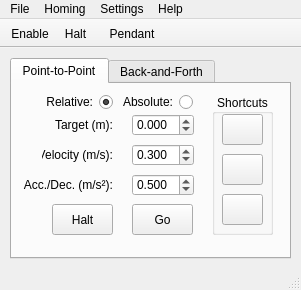
<?xml version="1.0" encoding="UTF-8"?>
<ui version="4.0">
 <class>MainWindow</class>
 <widget class="QMainWindow" name="MainWindow">
  <property name="windowModality">
   <enum>Qt::NonModal</enum>
  </property>
  <property name="geometry">
   <rect>
    <x>0</x>
    <y>0</y>
    <width>301</width>
    <height>290</height>
   </rect>
  </property>
  <property name="sizePolicy">
   <sizepolicy hsizetype="Fixed" vsizetype="Fixed">
    <horstretch>0</horstretch>
    <verstretch>0</verstretch>
   </sizepolicy>
  </property>
  <property name="windowTitle">
   <string>Tow</string>
  </property>
  <property name="windowIcon">
   <iconset resource="icons/tow_resources.qrc">
    <normaloff>:/icons/tow_icon.svg</normaloff>:/icons/tow_icon.svg</iconset>
  </property>
  <property name="animated">
   <bool>true</bool>
  </property>
  <widget class="QWidget" name="centralWidget">
   <widget class="QDockWidget" name="dock_jog">
    <property name="enabled">
     <bool>true</bool>
    </property>
    <property name="geometry">
     <rect>
      <x>30</x>
      <y>320</y>
      <width>231</width>
      <height>71</height>
     </rect>
    </property>
    <property name="floating">
     <bool>false</bool>
    </property>
    <property name="features">
     <set>QDockWidget::NoDockWidgetFeatures</set>
    </property>
    <property name="allowedAreas">
     <set>Qt::BottomDockWidgetArea</set>
    </property>
    <property name="windowTitle">
     <string>Jog Motion</string>
    </property>
    <widget class="QWidget" name="dockWidgetContents">
     <widget class="QPushButton" name="pbJogPendant">
      <property name="geometry">
       <rect>
        <x>10</x>
        <y>10</y>
        <width>75</width>
        <height>31</height>
       </rect>
      </property>
      <property name="text">
       <string>Pendant</string>
      </property>
      <property name="checkable">
       <bool>true</bool>
      </property>
     </widget>
     <widget class="QPushButton" name="pbJogPlus">
      <property name="geometry">
       <rect>
        <x>110</x>
        <y>10</y>
        <width>51</width>
        <height>31</height>
       </rect>
      </property>
      <property name="toolTip">
       <string>Jog Left</string>
      </property>
      <property name="text">
       <string/>
      </property>
      <property name="icon">
       <iconset resource="icons/tow_resources.qrc">
        <normaloff>:/icons/back.png</normaloff>:/icons/back.png</iconset>
      </property>
      <property name="iconSize">
       <size>
        <width>24</width>
        <height>24</height>
       </size>
      </property>
     </widget>
     <widget class="QPushButton" name="pbJogMinus">
      <property name="geometry">
       <rect>
        <x>170</x>
        <y>10</y>
        <width>51</width>
        <height>31</height>
       </rect>
      </property>
      <property name="toolTip">
       <string>Jog Right</string>
      </property>
      <property name="icon">
       <iconset resource="icons/tow_resources.qrc">
        <normaloff>:/icons/forward.png</normaloff>:/icons/forward.png</iconset>
      </property>
      <property name="iconSize">
       <size>
        <width>24</width>
        <height>24</height>
       </size>
      </property>
     </widget>
    </widget>
   </widget>
   <widget class="QTabWidget" name="tabWidgetMode">
    <property name="geometry">
     <rect>
      <x>10</x>
      <y>10</y>
      <width>281</width>
      <height>201</height>
     </rect>
    </property>
    <property name="currentIndex">
     <number>0</number>
    </property>
    <widget class="QWidget" name="ptp">
     <attribute name="title">
      <string>Point-to-Point</string>
     </attribute>
     <widget class="QDoubleSpinBox" name="accSpinBox">
      <property name="geometry">
       <rect>
        <x>120</x>
        <y>90</y>
        <width>62</width>
        <height>22</height>
       </rect>
      </property>
      <property name="decimals">
       <number>3</number>
      </property>
      <property name="maximum">
       <double>2.000000000000000</double>
      </property>
      <property name="singleStep">
       <double>0.100000000000000</double>
      </property>
      <property name="value">
       <double>0.500000000000000</double>
      </property>
     </widget>
     <widget class="QPushButton" name="pbGo">
      <property name="geometry">
       <rect>
        <x>120</x>
        <y>120</y>
        <width>61</width>
        <height>31</height>
       </rect>
      </property>
      <property name="toolTip">
       <string>Go (Ctrl+Enter)</string>
      </property>
      <property name="text">
       <string>Go</string>
      </property>
      <property name="icon">
       <iconset resource="icons/tow_resources.qrc">
        <normaloff>:/icons/next.png</normaloff>:/icons/next.png</iconset>
      </property>
      <property name="iconSize">
       <size>
        <width>21</width>
        <height>21</height>
       </size>
      </property>
      <property name="shortcut">
       <string>Ctrl+Return</string>
      </property>
      <property name="checkable">
       <bool>false</bool>
      </property>
      <property name="autoDefault">
       <bool>false</bool>
      </property>
      <property name="default">
       <bool>false</bool>
      </property>
      <property name="flat">
       <bool>false</bool>
      </property>
     </widget>
     <widget class="QRadioButton" name="rbAbsolute">
      <property name="geometry">
       <rect>
        <x>110</x>
        <y>10</y>
        <width>71</width>
        <height>16</height>
       </rect>
      </property>
      <property name="layoutDirection">
       <enum>Qt::RightToLeft</enum>
      </property>
      <property name="text">
       <string>Absolute:</string>
      </property>
      <property name="checked">
       <bool>false</bool>
      </property>
     </widget>
     <widget class="QPushButton" name="pbHalt">
      <property name="geometry">
       <rect>
        <x>40</x>
        <y>120</y>
        <width>61</width>
        <height>31</height>
       </rect>
      </property>
      <property name="toolTip">
       <string>Halt Axis (Ctrl+Backspace)</string>
      </property>
      <property name="text">
       <string>Halt</string>
      </property>
      <property name="icon">
       <iconset resource="icons/tow_resources.qrc">
        <normaloff>:/icons/agt_stop.png</normaloff>:/icons/agt_stop.png</iconset>
      </property>
      <property name="iconSize">
       <size>
        <width>20</width>
        <height>20</height>
       </size>
      </property>
     </widget>
     <widget class="QLabel" name="label_3">
      <property name="geometry">
       <rect>
        <x>30</x>
        <y>60</y>
        <width>71</width>
        <height>21</height>
       </rect>
      </property>
      <property name="text">
       <string>Velocity (m/s):</string>
      </property>
      <property name="alignment">
       <set>Qt::AlignRight|Qt::AlignTrailing|Qt::AlignVCenter</set>
      </property>
     </widget>
     <widget class="QLabel" name="label_4">
      <property name="geometry">
       <rect>
        <x>10</x>
        <y>90</y>
        <width>91</width>
        <height>21</height>
       </rect>
      </property>
      <property name="text">
       <string>Acc./Dec. (m/s²):</string>
      </property>
      <property name="alignment">
       <set>Qt::AlignRight|Qt::AlignTrailing|Qt::AlignVCenter</set>
      </property>
     </widget>
     <widget class="QDoubleSpinBox" name="posSpinBox">
      <property name="geometry">
       <rect>
        <x>120</x>
        <y>30</y>
        <width>62</width>
        <height>22</height>
       </rect>
      </property>
      <property name="wrapping">
       <bool>false</bool>
      </property>
      <property name="decimals">
       <number>3</number>
      </property>
      <property name="minimum">
       <double>-26.100000000000001</double>
      </property>
      <property name="maximum">
       <double>26.100000000000001</double>
      </property>
      <property name="singleStep">
       <double>0.100000000000000</double>
      </property>
     </widget>
     <widget class="QDoubleSpinBox" name="velSpinBox">
      <property name="geometry">
       <rect>
        <x>120</x>
        <y>60</y>
        <width>62</width>
        <height>22</height>
       </rect>
      </property>
      <property name="decimals">
       <number>3</number>
      </property>
      <property name="maximum">
       <double>3.000000000000000</double>
      </property>
      <property name="singleStep">
       <double>0.100000000000000</double>
      </property>
      <property name="value">
       <double>0.300000000000000</double>
      </property>
     </widget>
     <widget class="QGroupBox" name="groupBox_shortcuts">
      <property name="geometry">
       <rect>
        <x>200</x>
        <y>10</y>
        <width>61</width>
        <height>141</height>
       </rect>
      </property>
      <property name="title">
       <string>Shortcuts</string>
      </property>
      <property name="alignment">
       <set>Qt::AlignCenter</set>
      </property>
      <widget class="QPushButton" name="pbGoRightLimit">
       <property name="geometry">
        <rect>
         <x>10</x>
         <y>100</y>
         <width>41</width>
         <height>31</height>
        </rect>
       </property>
       <property name="toolTip">
        <string>Go to Right Limit</string>
       </property>
       <property name="icon">
        <iconset resource="icons/tow_resources.qrc">
         <normaloff>:/icons/go-last.png</normaloff>:/icons/go-last.png</iconset>
       </property>
       <property name="iconSize">
        <size>
         <width>22</width>
         <height>22</height>
        </size>
       </property>
      </widget>
      <widget class="QPushButton" name="pbGoPlatform">
       <property name="geometry">
        <rect>
         <x>10</x>
         <y>20</y>
         <width>41</width>
         <height>31</height>
        </rect>
       </property>
       <property name="toolTip">
        <string>Go to Platform</string>
       </property>
       <property name="text">
        <string/>
       </property>
       <property name="icon">
        <iconset resource="icons/tow_resources.qrc">
         <normaloff>:/icons/go-home.png</normaloff>:/icons/go-home.png</iconset>
       </property>
       <property name="iconSize">
        <size>
         <width>22</width>
         <height>22</height>
        </size>
       </property>
      </widget>
      <widget class="QPushButton" name="pbGoLeftLimit">
       <property name="geometry">
        <rect>
         <x>10</x>
         <y>60</y>
         <width>41</width>
         <height>31</height>
        </rect>
       </property>
       <property name="toolTip">
        <string>Go to Left Limit</string>
       </property>
       <property name="icon">
        <iconset resource="icons/tow_resources.qrc">
         <normaloff>:/icons/go-first.png</normaloff>:/icons/go-first.png</iconset>
       </property>
       <property name="iconSize">
        <size>
         <width>22</width>
         <height>22</height>
        </size>
       </property>
      </widget>
     </widget>
     <widget class="QRadioButton" name="rbRelative">
      <property name="geometry">
       <rect>
        <x>30</x>
        <y>10</y>
        <width>71</width>
        <height>16</height>
       </rect>
      </property>
      <property name="layoutDirection">
       <enum>Qt::RightToLeft</enum>
      </property>
      <property name="text">
       <string>Relative:</string>
      </property>
      <property name="checked">
       <bool>true</bool>
      </property>
     </widget>
     <widget class="QLabel" name="label_2">
      <property name="geometry">
       <rect>
        <x>40</x>
        <y>30</y>
        <width>61</width>
        <height>21</height>
       </rect>
      </property>
      <property name="layoutDirection">
       <enum>Qt::LeftToRight</enum>
      </property>
      <property name="text">
       <string>Target (m):</string>
      </property>
      <property name="alignment">
       <set>Qt::AlignRight|Qt::AlignTrailing|Qt::AlignVCenter</set>
      </property>
     </widget>
    </widget>
    <widget class="QWidget" name="tab_2">
     <attribute name="title">
      <string>Back-and-Forth</string>
     </attribute>
    </widget>
   </widget>
  </widget>
  <widget class="QMenuBar" name="menuBar">
   <property name="geometry">
    <rect>
     <x>0</x>
     <y>0</y>
     <width>301</width>
     <height>21</height>
    </rect>
   </property>
   <widget class="QMenu" name="menuOptions">
    <property name="title">
     <string>Settings</string>
    </property>
    <widget class="QMenu" name="menuTraverse_Offset">
     <property name="contextMenuPolicy">
      <enum>Qt::PreventContextMenu</enum>
     </property>
     <property name="acceptDrops">
      <bool>true</bool>
     </property>
     <property name="title">
      <string>Traverse Offset</string>
     </property>
     <addaction name="traverseOff"/>
     <addaction name="traverse1m"/>
     <addaction name="traverse2m"/>
     <addaction name="traverse3m"/>
     <addaction name="traverse4m"/>
     <addaction name="traverseCustom"/>
    </widget>
    <widget class="QMenu" name="menuAutomatic_Tweet">
     <property name="title">
      <string>Automatic Tweeting</string>
     </property>
     <addaction name="actionTweet_On_PTP"/>
     <addaction name="actionTweet_On_Jog"/>
     <addaction name="actionTweet_On_Enable_Disable"/>
    </widget>
    <addaction name="menuTraverse_Offset"/>
    <addaction name="menuAutomatic_Tweet"/>
   </widget>
   <widget class="QMenu" name="menuAbout">
    <property name="title">
     <string>Help</string>
    </property>
    <addaction name="actionWiki"/>
    <addaction name="separator"/>
    <addaction name="actionAbout"/>
   </widget>
   <widget class="QMenu" name="menuHoming">
    <property name="title">
     <string>Homing</string>
    </property>
    <addaction name="actionRunHoming"/>
    <addaction name="actionOverride"/>
   </widget>
   <widget class="QMenu" name="menuFile">
    <property name="title">
     <string>File</string>
    </property>
    <addaction name="actionExit"/>
   </widget>
   <addaction name="menuFile"/>
   <addaction name="menuHoming"/>
   <addaction name="menuOptions"/>
   <addaction name="menuAbout"/>
  </widget>
  <widget class="QStatusBar" name="statusBar"/>
  <widget class="QToolBar" name="toolBar">
   <property name="sizePolicy">
    <sizepolicy hsizetype="MinimumExpanding" vsizetype="MinimumExpanding">
     <horstretch>0</horstretch>
     <verstretch>0</verstretch>
    </sizepolicy>
   </property>
   <property name="minimumSize">
    <size>
     <width>0</width>
     <height>0</height>
    </size>
   </property>
   <property name="contextMenuPolicy">
    <enum>Qt::PreventContextMenu</enum>
   </property>
   <property name="windowTitle">
    <string>toolBar</string>
   </property>
   <property name="movable">
    <bool>false</bool>
   </property>
   <property name="iconSize">
    <size>
     <width>22</width>
     <height>22</height>
    </size>
   </property>
   <property name="toolButtonStyle">
    <enum>Qt::ToolButtonTextBesideIcon</enum>
   </property>
   <property name="floatable">
    <bool>false</bool>
   </property>
   <attribute name="toolBarArea">
    <enum>TopToolBarArea</enum>
   </attribute>
   <attribute name="toolBarBreak">
    <bool>false</bool>
   </attribute>
   <addaction name="enableAxis"/>
   <addaction name="actionHalt"/>
  </widget>
  <widget class="QToolBar" name="toolBar_Jog">
   <property name="enabled">
    <bool>true</bool>
   </property>
   <property name="contextMenuPolicy">
    <enum>Qt::PreventContextMenu</enum>
   </property>
   <property name="windowTitle">
    <string>toolBarJog</string>
   </property>
   <property name="toolTip">
    <string>Jog Toolbar</string>
   </property>
   <property name="movable">
    <bool>false</bool>
   </property>
   <property name="allowedAreas">
    <set>Qt::BottomToolBarArea|Qt::TopToolBarArea</set>
   </property>
   <property name="iconSize">
    <size>
     <width>22</width>
     <height>22</height>
    </size>
   </property>
   <property name="toolButtonStyle">
    <enum>Qt::ToolButtonTextBesideIcon</enum>
   </property>
   <property name="floatable">
    <bool>false</bool>
   </property>
   <attribute name="toolBarArea">
    <enum>TopToolBarArea</enum>
   </attribute>
   <attribute name="toolBarBreak">
    <bool>false</bool>
   </attribute>
   <addaction name="actionJogPendant"/>
  </widget>
  <action name="traverseOff">
   <property name="checkable">
    <bool>true</bool>
   </property>
   <property name="text">
    <string>Off</string>
   </property>
   <property name="menuRole">
    <enum>QAction::PreferencesRole</enum>
   </property>
  </action>
  <action name="traverse1m">
   <property name="checkable">
    <bool>true</bool>
   </property>
   <property name="checked">
    <bool>true</bool>
   </property>
   <property name="text">
    <string>1 m</string>
   </property>
  </action>
  <action name="traverse2m">
   <property name="checkable">
    <bool>true</bool>
   </property>
   <property name="text">
    <string>2 m</string>
   </property>
  </action>
  <action name="traverse3m">
   <property name="checkable">
    <bool>true</bool>
   </property>
   <property name="text">
    <string>3 m</string>
   </property>
  </action>
  <action name="traverse4m">
   <property name="checkable">
    <bool>true</bool>
   </property>
   <property name="enabled">
    <bool>true</bool>
   </property>
   <property name="text">
    <string>4 m</string>
   </property>
  </action>
  <action name="actionWiki">
   <property name="text">
    <string>Wiki</string>
   </property>
   <property name="shortcut">
    <string>F1</string>
   </property>
  </action>
  <action name="actionAbout">
   <property name="text">
    <string>About</string>
   </property>
   <property name="menuRole">
    <enum>QAction::AboutRole</enum>
   </property>
  </action>
  <action name="traverseCustom">
   <property name="checkable">
    <bool>false</bool>
   </property>
   <property name="enabled">
    <bool>false</bool>
   </property>
   <property name="text">
    <string>Custom</string>
   </property>
  </action>
  <action name="actionRunHoming">
   <property name="text">
    <string>Run Homing</string>
   </property>
   <property name="shortcut">
    <string>Ctrl+Shift+H</string>
   </property>
   <property name="shortcutContext">
    <enum>Qt::ApplicationShortcut</enum>
   </property>
   <property name="menuRole">
    <enum>QAction::TextHeuristicRole</enum>
   </property>
  </action>
  <action name="actionOverride">
   <property name="enabled">
    <bool>true</bool>
   </property>
   <property name="text">
    <string>Override</string>
   </property>
  </action>
  <action name="actionExit">
   <property name="text">
    <string>Exit</string>
   </property>
  </action>
  <action name="enableAxis">
   <property name="checkable">
    <bool>true</bool>
   </property>
   <property name="icon">
    <iconset resource="icons/tow_resources.qrc">
     <normaloff>:/icons/checkmark.png</normaloff>:/icons/checkmark.png</iconset>
   </property>
   <property name="text">
    <string>Enable</string>
   </property>
   <property name="toolTip">
    <string>&lt;html&gt;&lt;head/&gt;&lt;body&gt;&lt;p&gt;Enable or Disable Axis (Ctrl+E)&lt;/p&gt;&lt;/body&gt;&lt;/html&gt;</string>
   </property>
   <property name="shortcut">
    <string>Ctrl+E</string>
   </property>
  </action>
  <action name="actionViewTowAxis">
   <property name="checkable">
    <bool>true</bool>
   </property>
   <property name="checked">
    <bool>true</bool>
   </property>
   <property name="text">
    <string>Tow Axis</string>
   </property>
  </action>
  <action name="actionViewTraverseAxes">
   <property name="checkable">
    <bool>true</bool>
   </property>
   <property name="checked">
    <bool>false</bool>
   </property>
   <property name="text">
    <string>Traverse Axes</string>
   </property>
  </action>
  <action name="actionTurbine_Axis">
   <property name="enabled">
    <bool>false</bool>
   </property>
   <property name="text">
    <string>Turbine Axis</string>
   </property>
  </action>
  <action name="actionWave_Maker">
   <property name="enabled">
    <bool>false</bool>
   </property>
   <property name="text">
    <string>Wave Maker</string>
   </property>
   <property name="toolTip">
    <string>Some day...</string>
   </property>
  </action>
  <action name="actionHalt">
   <property name="icon">
    <iconset resource="icons/tow_resources.qrc">
     <normaloff>:/icons/agt_stop.png</normaloff>:/icons/agt_stop.png</iconset>
   </property>
   <property name="text">
    <string>Halt</string>
   </property>
   <property name="toolTip">
    <string>Halt Axis (Ctrl+Backspace)</string>
   </property>
   <property name="shortcut">
    <string>Ctrl+Backspace</string>
   </property>
  </action>
  <action name="actionJogPendant">
   <property name="checkable">
    <bool>true</bool>
   </property>
   <property name="icon">
    <iconset resource="icons/tow_resources.qrc">
     <normaloff>:/icons/yellow_power.png</normaloff>:/icons/yellow_power.png</iconset>
   </property>
   <property name="text">
    <string> Pendant</string>
   </property>
   <property name="toolTip">
    <string>Jog Pendant</string>
   </property>
  </action>
  <action name="actionTweet_On_PTP">
   <property name="checkable">
    <bool>true</bool>
   </property>
   <property name="text">
    <string>On PTP</string>
   </property>
  </action>
  <action name="actionTweet_On_Jog">
   <property name="checkable">
    <bool>true</bool>
   </property>
   <property name="text">
    <string>On Jog</string>
   </property>
  </action>
  <action name="actionTweet_On_Enable_Disable">
   <property name="checkable">
    <bool>true</bool>
   </property>
   <property name="text">
    <string>On Enable/Disable</string>
   </property>
  </action>
 </widget>
 <layoutdefault spacing="6" margin="11"/>
 <tabstops>
  <tabstop>rbAbsolute</tabstop>
  <tabstop>rbRelative</tabstop>
  <tabstop>posSpinBox</tabstop>
  <tabstop>velSpinBox</tabstop>
  <tabstop>accSpinBox</tabstop>
  <tabstop>pbHalt</tabstop>
  <tabstop>pbGo</tabstop>
  <tabstop>pbGoLeftLimit</tabstop>
  <tabstop>pbGoPlatform</tabstop>
  <tabstop>pbGoRightLimit</tabstop>
  <tabstop>pbJogPendant</tabstop>
  <tabstop>pbJogPlus</tabstop>
  <tabstop>pbJogMinus</tabstop>
 </tabstops>
 <resources>
  <include location="icons/tow_resources.qrc"/>
 </resources>
 <connections>
  <connection>
   <sender>actionExit</sender>
   <signal>triggered()</signal>
   <receiver>MainWindow</receiver>
   <slot>close()</slot>
   <hints>
    <hint type="sourcelabel">
     <x>-1</x>
     <y>-1</y>
    </hint>
    <hint type="destinationlabel">
     <x>115</x>
     <y>232</y>
    </hint>
   </hints>
  </connection>
 </connections>
</ui>
